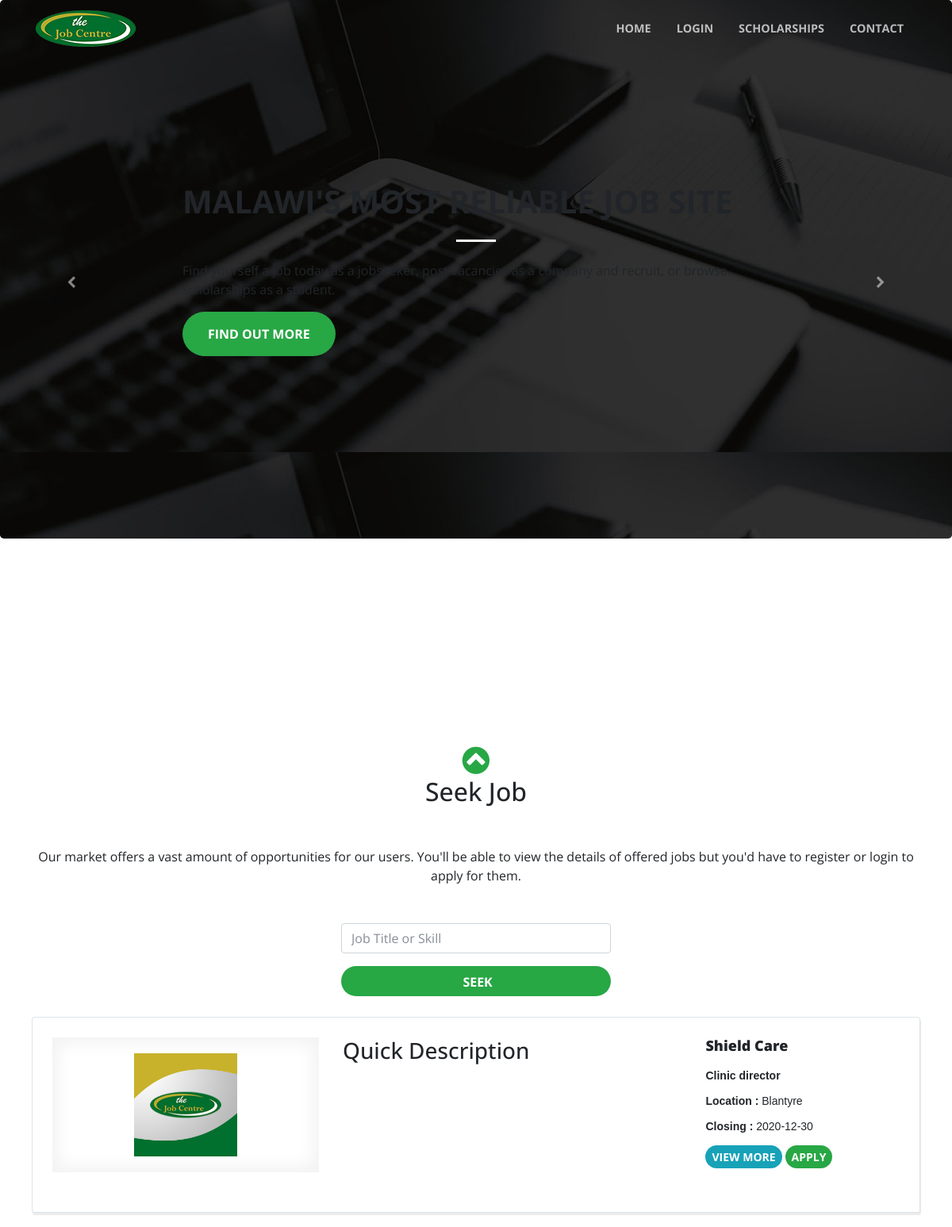
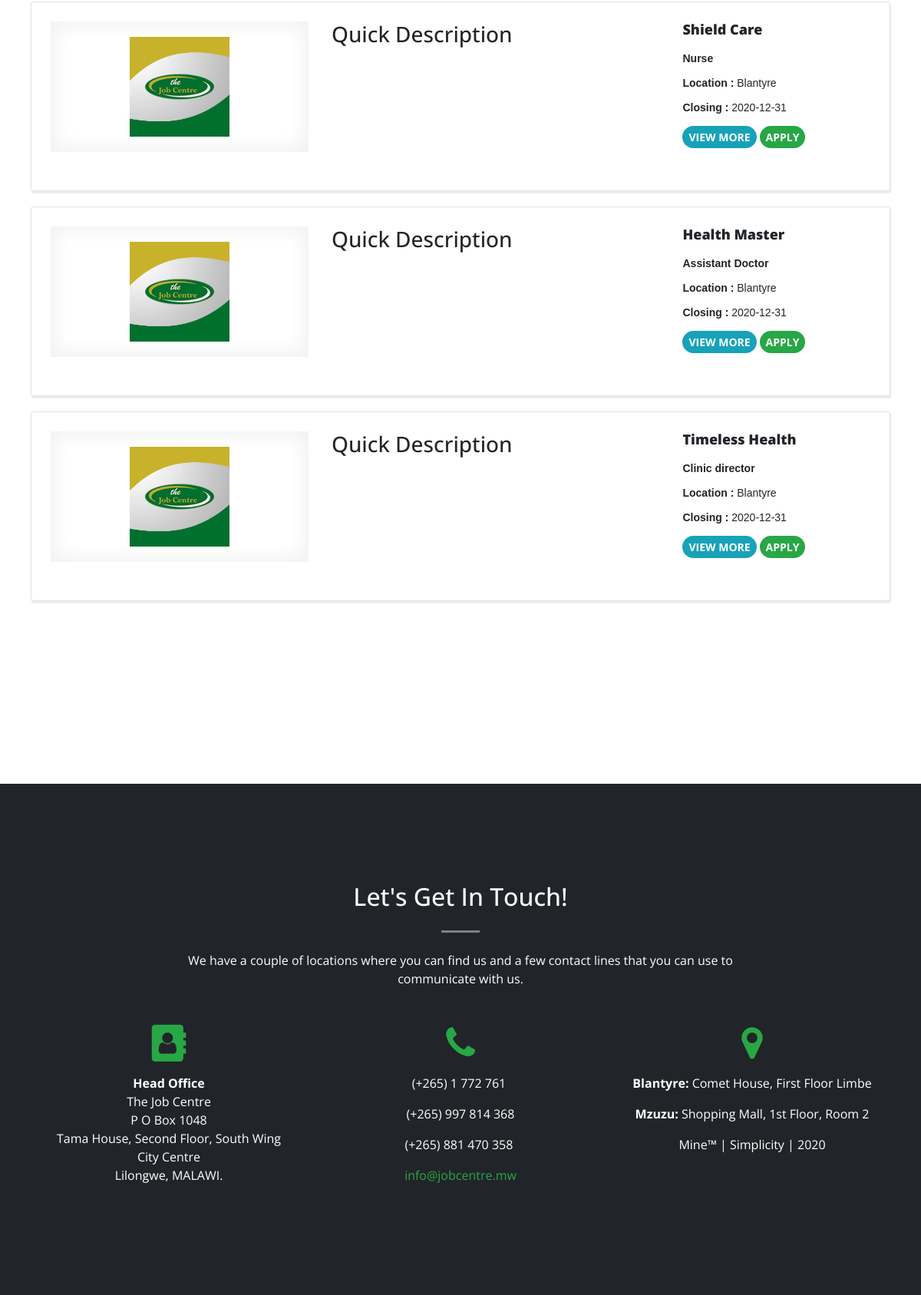
Screenshot of /locum_vacancies.php with the database file from the repository (2 pictures, top to bottom).
### tables this page shows
CREATE TABLE `locum_vacancies` (
  `Id` int(7) NOT NULL,
  `EmployerID` int(7) NOT NULL,
  `Date` date NOT NULL,
  `Closing` date NOT NULL,
  `Title` text NOT NULL,
  `Location` text NOT NULL,
  `Description` text,
  `MiniDesc` text NOT NULL,
  `Status` enum('Pending','Posted') NOT NULL
);

CREATE TABLE `locum_employer` (
  `Id` int(7) NOT NULL,
  `UserID` int(7) NOT NULL,
  `Ceo` text,
  `OrganisationName` text,
  `Location` text,
  `City` text,
  `Address` text,
  `Website` text,
  `Description` text,
  `Contact` text,
  `Status` enum('Online','Blocked') NOT NULL
);

### locum_vacancies.php (the view, shortened to what this page needs)
<?php
include ('assets/php/connection.php');
?>
<!DOCTYPE html>
<html>
<head>
    <link rel="stylesheet" href="assets/bootstrap/css/bootstrap.min.css">
    <link rel="stylesheet" href="assets/fonts/font-awesome.min.css">
    <link rel="stylesheet" href="assets/css/Animated-Pretty-Product-List-v12.css">
    <link rel="stylesheet" href="assets/css/best-carousel-slide.css">
    <link rel="stylesheet" href="assets/css/Google-Style-Login.css">
    <link rel="stylesheet" href="assets/css/Grid-and-List-view-V10-1.css">
    <link rel="stylesheet" href="assets/css/Grid-and-List-view-V10.css">
    <link rel="stylesheet" href="https://cdnjs.cloudflare.com/ajax/libs/animate.css/3.5.2/animate.min.css">
    <link rel="stylesheet" href="https://cdnjs.cloudflare.com/ajax/libs/aos/2.1.1/aos.css">
    <link rel="stylesheet" href="https://cdnjs.cloudflare.com/ajax/libs/magnific-popup.js/1.1.0/magnific-popup.min.css">
    <link rel="stylesheet" href="assets/css/Login-Form-Clean.css">
</head>
<body id="page-top" style="font-family: 'Open Sans', sans-serif;">
    <nav class="navbar navbar-light navbar-expand-lg fixed-top" id="mainNav">
        <div class="container"><a class="navbar-brand js-scroll-trigger" href="#page-top"><img src="assets/img/logo.png"></a>
            <div class="collapse navbar-collapse" id="navbarResponsive">
                <ul class="nav navbar-nav ml-auto">
                    <li class="nav-item" role="presentation"><a class="nav-link js-scroll-trigger" href="locum.php">Home</a></li>
                    <li class="nav-item" role="presentation"><a class="nav-link js-scroll-trigger" href="locum.php#login">Login</a></li>
                    <li class="nav-item" role="presentation"><a class="nav-link js-scroll-trigger" href="Scholarships.php">Scholarships</a></li>
                    <li class="nav-item" role="presentation"><a class="nav-link js-scroll-trigger" href="#contact">Contact</a></li>
                </ul>
            </div>
        </div>
    </nav>
    <section id="carousel" style="padding: 0px 0px;">
        <div class="carousel slide" data-ride="carousel" id="carousel-1">
            <div class="carousel-inner" role="listbox">
                <div class="carousel-item active">
                    <div class="jumbotron pulse animated carousel-hero" style="background-image: url(&quot;assets/img/banner-1.jpg&quot;);padding: 230px;">
                        <h1 class="text-uppercase hero-title"><strong>Malawi's most reliable job site</strong></h1>
                        <hr class="light my-4">
                        <p class="hero-subtitle">Find yourself a job today as a jobseeker, post vacancies as a company and recruit, or browse scholarships as a student.</p>
                        <a class="btn btn-success btn-xl js-scroll-trigger" role="button" href="#services">Find Out More</a>
                    </div>
                </div>
        </div>
        <div><a class="carousel-control-prev" href="#carousel-1" role="button" data-slide="prev"><i class="fa fa-chevron-left"></i><span class="sr-only">Previous</span></a><a class="carousel-control-next" href="#carousel-1" role="button" data-slide="next"><i class="fa fa-chevron-right"></i><span class="sr-only">Next</span></a></div>
        <ol class="carousel-indicators">
            <li data-target="#carousel-1" data-slide-to="0" class="active"></li>
            <li data-target="#carousel-1" data-slide-to="1"></li>
            <li data-target="#carousel-1" data-slide-to="2"></li>
            <li data-target="#carousel-1" data-slide-to="3"></li>
        </ol>
        </div>
    </section>
    <section>
        <div class="container" id="vacancies" style="padding: 100px 0px;">
            <div class="col-lg-12 mx-auto text-center">
                <a class="js-scroll-trigger" href="#services">
                    <i class="fa fa-chevron-circle-up" data-aos="zoom-in" data-aos-duration="400" data-aos-delay="400" style="font-size: 40px;color: #28a745;"></i></a>
                    <h2 class="section-heading">Seek Job</h2>
                    <hr class="light my-4">
                    <p class="mb-5" style="font-family: 'Open Sans', sans-serif;">Our market offers a vast amount of opportunities for our users. You'll be able to view the details of offered jobs but you'd have to register or login to apply for them.</p>
                <form method="post" action="locum_vacancies.php#vacancies">
                    <div class="form-group col-md-4 offset-md-4"><input class="form-control" type="text" placeholder="Job Title or Skill" name="title" style="font-family: 'Open Sans', sans-serif;"></div>
                    <div class="form-group col-md-4 offset-md-4"><button class="btn btn-success btn-lg form-control" type="submit" style="font-family: 'Open Sans', sans-serif;font-size: 16px;font-weight: 400;" name="seek"><strong>&nbsp;Seek</strong><br></button></div>
                    <?php
                        if(isset($_POST['seek']) && !empty($_POST['title'])){
                            $Title = escTxt($connection, $_POST['title']);
                            $querySeek = "SELECT v.Id, e.UserID, e.OrganisationName, v.Title, v.Description, v.Location, v.MiniDesc, v.Closing FROM locum_vacancies AS v INNER JOIN locum_employer AS e ON e.UserID = v.EmployerID WHERE v.Title LIKE '%$Title%' AND v.Status = 'Posted'";
                            $resultSeek = $connection -> query($querySeek);
                            while($rowSeek = $resultSeek -> fetch_assoc()){
                    ?>
                    <div class="row product-list dev">
                        <div class="col-sm-12 col-md-12 product-item animation-element">
                            <div class="product-container">
                                <div class="row">
                                    <div class="col-md-4">
                                        <a class="product-image" href="#"><img src="assets/img/logo-default.jpg"></a>
                                    </div>
                                    <div class="col-md-5">
                                        <h3>Quick Description</h3>
                                        <?php echo $rowSeek['MiniDesc']; ?>
                                    </div>
                                    <div class="col-md-3">
                                        <h2><?php echo $rowSeek['OrganisationName']; ?></h2>
                                        <strong><p style="padding-top: 10px;"><?php echo $rowSeek['Title']; ?></p></strong>
                                        <p><strong>Location : </strong><?php echo $rowSeek['Location']; ?></p>
                                        <p><strong>Closing : </strong><?php echo $rowSeek['Closing']; ?></p>
                                        <a class="btn btn-sm btn-info" href="locum.php#login">View More</a>
                                        <a class="btn btn-sm btn-success" href="locum.php#login">Apply</a>
                                    </div>
                                </div>
                            </div>
                        </div>
                    </div>
                    <?php
                            }
                        } else {
                            $querySeek = "SELECT v.Id, e.UserID, e.OrganisationName, v.Title, v.Description, v.MiniDesc, v.Location, v.Closing FROM locum_vacancies AS v INNER JOIN locum_employer AS e ON e.UserID = v.EmployerID AND v.Status = 'Posted'";
                            $resultSeek = $connection -> query($querySeek);
                            while($rowSeek = $resultSeek -> fetch_assoc()){
                    ?>
                    <div class="row product-list dev">
                        <div class="col-sm-12 col-md-12 product-item animation-element">
                            <div class="product-container">
                                <div class="row">
                                    <div class="col-md-4">
                                        <a class="product-image" href="#"><img src="assets/img/logo-default.jpg"></a>
                                    </div>
                                    <div class="col-md-5">
                                        <h3>Quick Description</h3>
                                    </div>
                                    <div class="col-md-3">
                                        <h2><?php echo $rowSeek['OrganisationName']; ?></h2>
                                        <strong><p style="padding-top: 10px;"><?php echo $rowSeek['Title']; ?></p></strong>
                                        <p><strong>Location : </strong><?php echo $rowSeek['Location']; ?></p>
                                        <p><strong>Closing : </strong><?php echo $rowSeek['Closing']; ?></p>
                                        <a class="btn btn-sm btn-info" href="locum.php#login">View More</a>
                                        <a class="btn btn-sm btn-success" href="locum.php#login">Apply</a>
                                    </div>
                                </div>
                            </div>
                        </div>
                    </div>
                    <?php
                        }
                    }
                    ?>
                </form>
            </div>
        </div>
    </section>
    <?php include ('contacts.php'); ?>
</body>
</html>

### contacts.php
<section id="contact" class="bg-dark text-white">
    <div class="container">
        <div class="row">
            <div class="col-lg-8 mx-auto text-center">
                <h2 class="section-heading">Let's Get In Touch!</h2>
                <hr class="my-4" style="filter: contrast(0%);">
                <p class="mb-5">We have a couple of locations where you can find us and a few contact lines that you can use to communicate with us.</p>
            </div>
        </div>
        <div class="row">
            <div class="col-lg-4 ml-auto text-center"><i class="fa fa-address-book fa-3x mb-3 sr-contact" data-aos="zoom-in" data-aos-duration="300" data-aos-once="true" style="color: #28a745;"></i>
                <p><strong>Head Office</strong><br>The Job Centre<br>P O Box 1048<br>Tama House, Second Floor, South Wing<br>City Centre<br>Lilongwe, MALAWI.<br></p>
            </div>
            <div class="col-lg-4 ml-auto text-center"><i class="fa fa-phone fa-3x mb-3 sr-contact" data-aos="zoom-in" data-aos-duration="300" data-aos-once="true" style="color: #28a745;"></i>
                <p>(+265) 1 772 761&nbsp;<br></p>
                <p>(+265)&nbsp;997 814 368<br></p>
                <p>(+265)&nbsp;881 470 358&nbsp;<br></p><a href="mailto:your-email@your-domain.com" style="color: #28a745;">info@jobcentre.mw<br></a></div>
            <div class="col-lg-4 ml-auto text-center"><i class="fa fa-map-marker fa-3x mb-3 sr-contact" data-aos="zoom-in" data-aos-duration="300" data-aos-once="true" style="color: #28a745;"></i>
                <p><strong>Blantyre:</strong>&nbsp;Comet House, First Floor Limbe<br></p>
                <p><strong>Mzuzu:</strong>&nbsp;Shopping Mall, 1st Floor, Room 2<br></p>
                <p>Mine™&nbsp;| Simplicity | 2020<br></p>
            </div>
        </div>
    </div>
</section>

### rows the page displays
locum_vacancies: locum_employer.OrganisationName "Shield Care", Title "Clinic director", Location "Blantyre", Closing "2020-12-30"
locum_vacancies: locum_employer.OrganisationName "Shield Care", Title "Nurse", Location "Blantyre", Closing "2020-12-31"
locum_vacancies: locum_employer.OrganisationName "Health Master", Title "Assistant Doctor", Location "Blantyre", Closing "2020-12-31"
locum_vacancies: locum_employer.OrganisationName "Timeless Health", Title "Clinic director", Location "Blantyre", Closing "2020-12-31"
